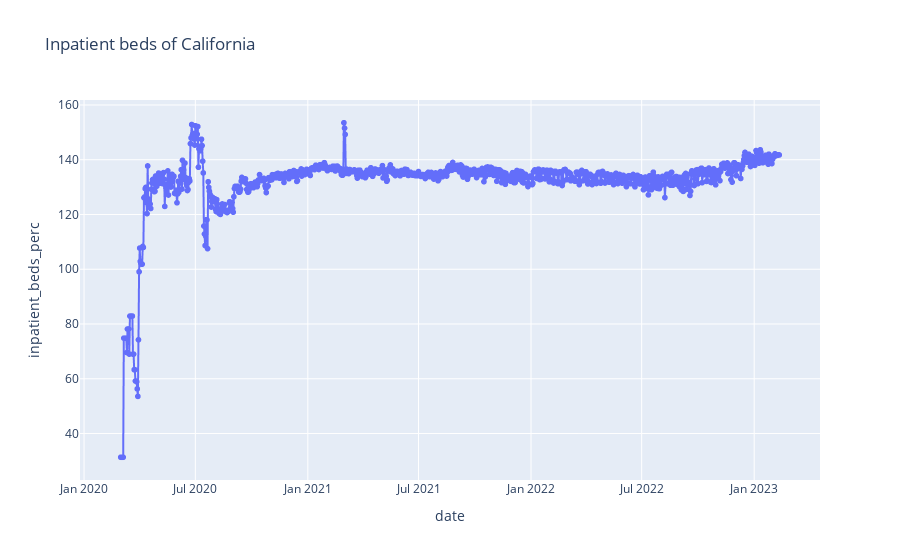

Source (notebook cell):
### Code cell
import plotly.express as px
fig = px.line(state_data, x="date", y="inpatient_beds_perc", title='Inpatient beds of California',markers=True)
fig.show()

### Figure 1 — Plotly figure (JSON) as saved in the notebook; plotly's stock layout.template omitted (floating-point values rounded to 4 significant figures; data arrays with more than 128 entries replaced by an {"elided": "..."} marker saying what was removed)
{"data": [{"hovertemplate": "date=%{x}<br>inpatient_beds_perc=%{y}<extra></extra>", "legendgroup": "", "line": {"color": "#636efa", "dash": "solid"}, "marker": {"symbol": "circle"}, "mode": "markers+lines", "name": "", "showlegend": false, "type": "scattergl", "x": {"elided": "1078 str values"}, "xaxis": "x", "y": {"elided": "1078 float values"}, "yaxis": "y"}], "layout": {"legend": {"tracegroupgap": 0}, "title": {"text": "Inpatient beds of California"}, "xaxis": {"anchor": "y", "domain": [0, 1], "title": {"text": "date"}}, "yaxis": {"anchor": "x", "domain": [0, 1], "title": {"text": "inpatient_beds_perc"}}}}
